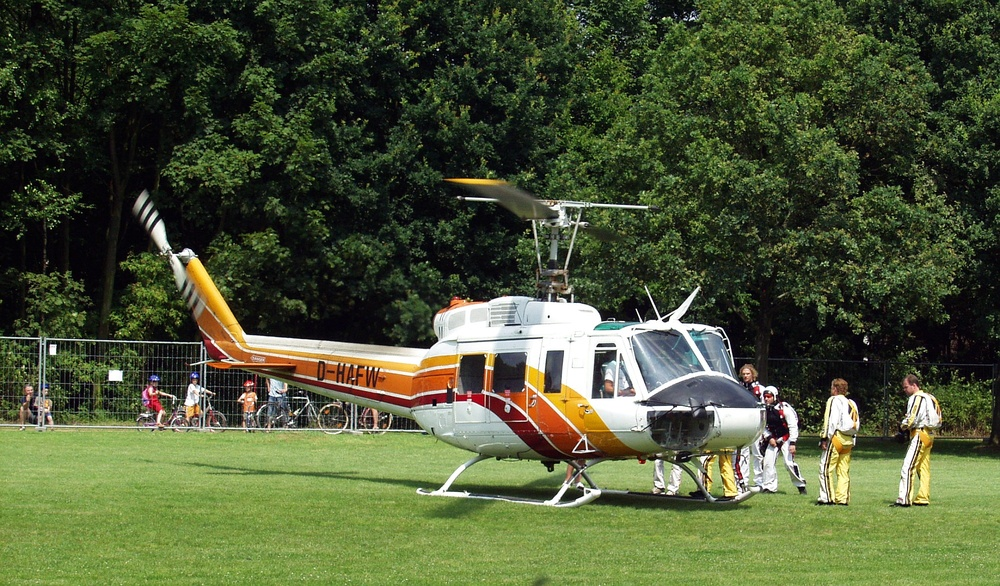
#> input picture experiments/_assets/helicopter.jpg, 1000 x 586 px, shrunk from 2000 x 1171 before the run
$ python 02_affine_transform.py
#> lines starting #> are read from the running program, lines starting #| are printed output that depends on the picture
import cv2
import os
import numpy as np

def main():
    """
    This script demonstrates how to apply an Affine Transformation to an image
    to perform a translation (i.e., shifting the image's position).
    """
    # --- 1. Setup Path and Load Image ---
    assets_path = os.path.join("..", "_assets")
    img_path = os.path.join(assets_path, "helicopter.jpg")
    image = cv2.imread(img_path)
#> image is the input picture: shape (586, 1000, 3); mean B, G, R 55.3, 86.9, 77.2

    if image is None:
        print(f"Error: Could not load image from {img_path}")
        return

    # Get the dimensions of the image (height, width)
    rows, cols, _ = image.shape
#> rows = 586; cols = 1000

    # --- 2. Define the Transformation Matrix for Translation ---
    # For an affine transformation, we use a 2x3 matrix, M.
    # To perform a simple translation, the matrix is defined as:
    # M = [[1, 0, tx],
    #      [0, 1, ty]]
    # where 'tx' is the shift in the x-direction (horizontal) and
    # 'ty' is the shift in the y-direction (vertical).

    tx = 100  # Shift right by 100 pixels
    ty = 50   # Shift down by 50 pixels
    M = np.float32([[1, 0, tx], [0, 1, ty]])

    # --- 3. Apply the Affine Transformation ---
    # cv2.warpAffine(source_image, transformation_matrix, output_image_size)
    # - src: The source image.
    # - M: The 2x3 transformation matrix.
    # - dsize: The size of the output image, as a (width, height) tuple.
    # Note: The original code incorrectly used (rows, cols). The correct format is (cols, rows).
    output_size = (cols, rows)
#> output_size = (1000, 586)
    translated_image = cv2.warpAffine(image, M, output_size)
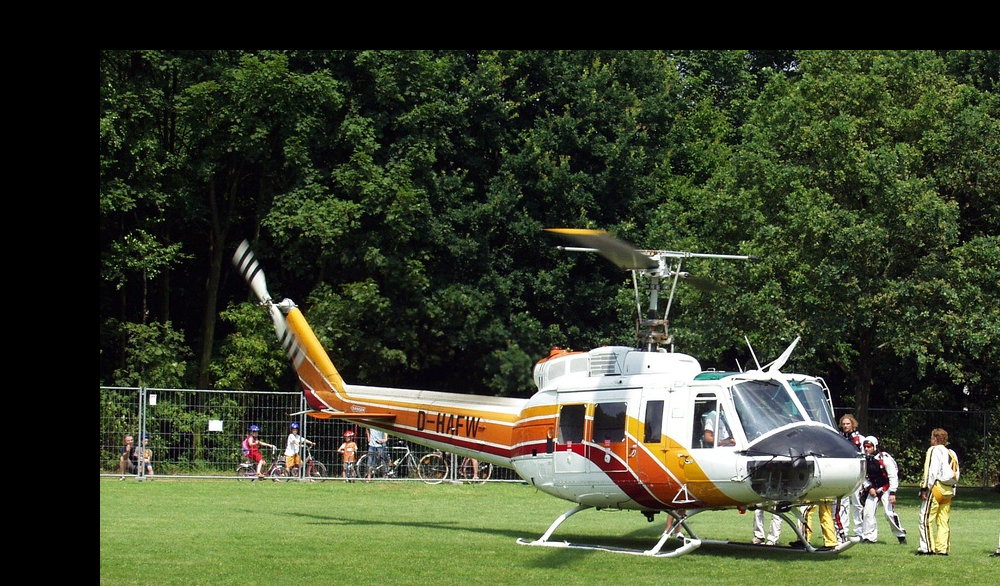
#> translated_image: shape (586, 1000, 3); mean B, G, R 45, 67.1, 60.6

    # --- 4. Display the Results ---
    cv2.imshow("Original Image", image)
    cv2.imshow(f"Translated by (x={tx}, y={ty})", translated_image)

    print("Image was translated using a custom Affine Transformation matrix.")
    print("\nPress any key to quit.")
    cv2.waitKey(0)
    cv2.destroyAllWindows()

if __name__ == "__main__":
    main()
